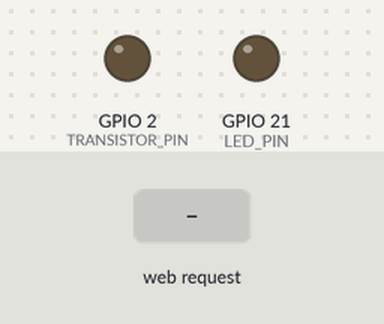
Simulated run of this sketch. Board: ESP32. Shown: output pins drawn as LEDs (lit = HIGH). The inputs (shaded band) are chosen by the test bench. WiFi joins after 1.5 s; servers stay silent unless stated; what the sketch prints to the serial monitor is not drawn.

Above: at 3.2 s.
3.3 s: HTTP request GET / received
At 3.7 s:
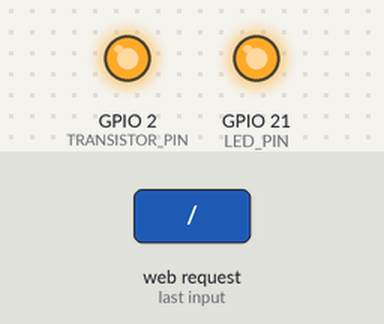
Timing chart, 0 to 6.3 s (numbered marks = the images above; inputs shaded):
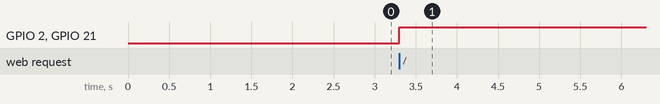

The sketch:

Rain_Sensor.ino
```cpp
#include <WiFi.h>
#include <WebServer.h>

#define LED_PIN 21
#define TRANSISTOR_PIN 2
#define SENSOR_PIN 4

#define PRAG 3000

const char* ssid = "Your SSID";
const char* password = "Your Password";

WebServer server(80);

void handleRoot() {
  int sensorValue = analogRead(SENSOR_PIN);
  String sensorStatus = (sensorValue < PRAG) ? "On (It rains)" : "Off";

  if (sensorValue < PRAG) {
    digitalWrite(LED_PIN, HIGH);
    digitalWrite(TRANSISTOR_PIN, HIGH);
  } else {
    digitalWrite(LED_PIN, LOW);
    digitalWrite(TRANSISTOR_PIN, LOW);
  }

  String html = "<!DOCTYPE html><html><head>";
  html += "<title>Rain Sensor</title>";
  html += "<meta name='viewport' content='width=device-width, initial-scale=1.0'>";
  html += "<style>";
  html += "body { display: flex; flex-direction: column; justify-content: center; align-items: center; ";
  html += "height: 100vh; margin: 0; background-color: #f4f4f9; font-family: Arial, sans-serif; }";
  html += "h1 { color: #333; }";
  html += "p { color: #555; font-size: 1.2rem; }";
  html += "div { padding: 20px; background: #fff; box-shadow: 0 0 10px rgba(0, 0, 0, 0.1); border-radius: 10px; }";
  html += "</style>";
  html += "</head><body>";
  html += "<div>";
  html += "<h1>Status of rain sensor</h1>";
  html += "<p>Sensor is: <strong>" + sensorStatus + "</strong></p>";
  html += "<p>Read value: <strong>" + String(sensorValue) + "</strong></p>";
  html += "</div>";
  html += "<script>";
  html += "setInterval(() => { location.reload(); }, 100);"; // Actualizare automată la fiecare 5 secunde
  html += "</script>";
  html += "</body></html>";

  server.send(200, "text/html", html);
}

void setup() {
  pinMode(LED_PIN, OUTPUT);
  pinMode(TRANSISTOR_PIN, OUTPUT);
  pinMode(SENSOR_PIN, INPUT);

  Serial.begin(115200);

  WiFi.begin(ssid, password);
  Serial.print("Connecting to WiFi");
  while (WiFi.status() != WL_CONNECTED) {
    delay(1000);
    Serial.print(".");
  }
  Serial.println("\nWiFi connected!");
  Serial.println("IP Address: " + WiFi.localIP().toString());

  server.on("/", handleRoot);

  server.begin();
  Serial.println("WEB Server On!");
}

void loop() {
  server.handleClient();
}
```

Measured:
- after the input at 3.3 s, GPIO 2 (TRANSISTOR_PIN), GPIO 21 (LED_PIN): LOW → HIGH at once
